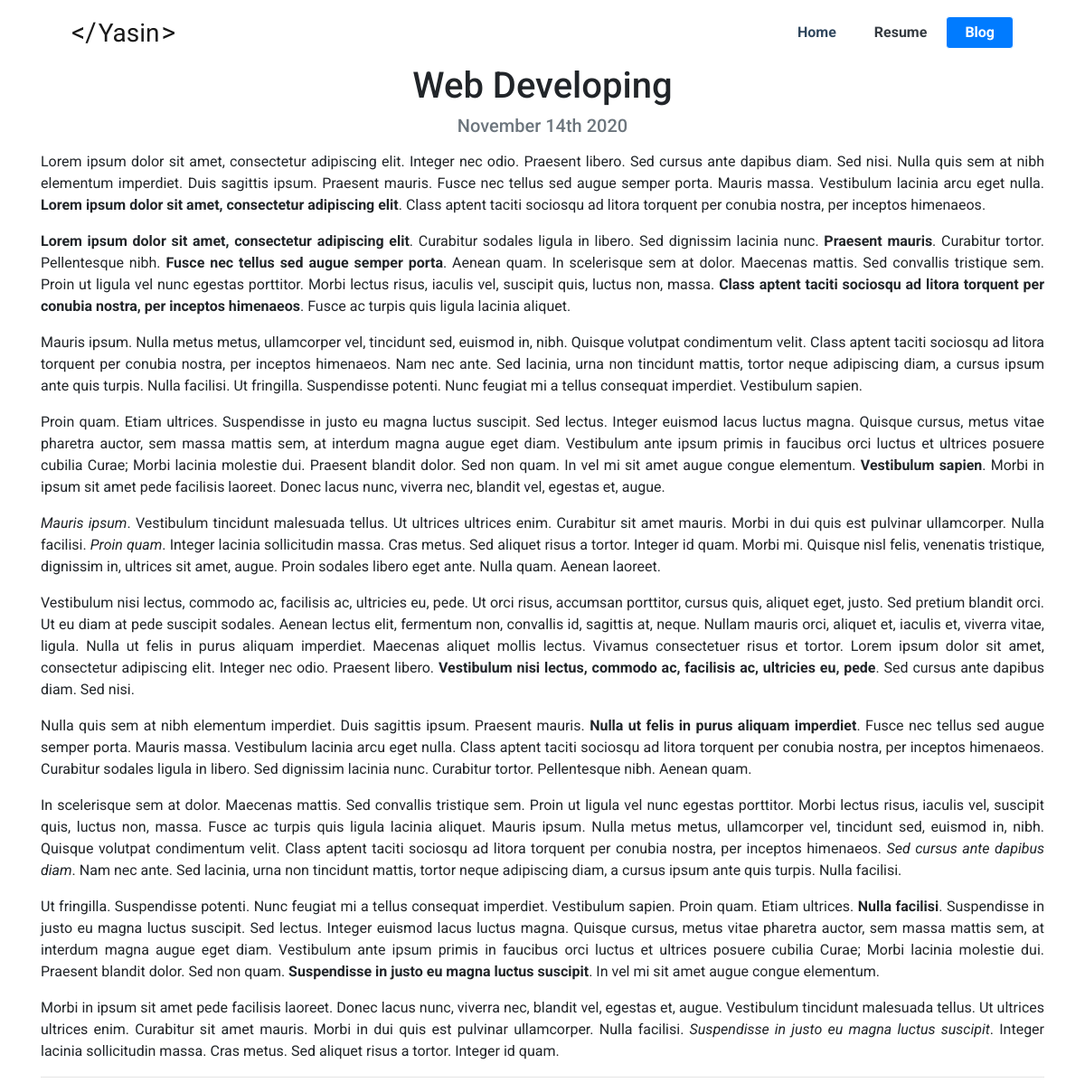
Page /blog/14/ on the committed database.
### blog/models.py (models this page shows, shortened)
class Blog(models.Model):
    title = models.CharField(max_length=100)
    date = models.DateTimeField(default=timezone.now)
    description = models.TextField()

### blog/views.py (the view)
# urls.py: path('<int:blog_id>/', detail, name='detail'),
def detail(request, blog_id):
    blog = get_object_or_404(Blog, pk=blog_id)
    context = {
        'blog': blog
    }
    return render(request, 'blog/detail.html', context)

### blog/templates/blog/detail.html (shortened to what this page needs)
{% extends 'portfolio/base.html' %}
{% block content %}
    <div class="container">
        <div class="row">
            <div class="col-12 text-justify">
                <h1 class="text-center blogtitle">{{ blog.title }}</h1>
                <h5 class="text-muted text-center">{{ blog.date|date:'F jS Y' }}</h5>
                <p class="">{{ blog.description|safe}}</p>
                <hr>
            </div>
        </div>
    </div>
{% endblock %}

### assets/css/custome.css (style rules this page uses)
body { font-family: 'Roboto', sans-serif; }

### rows in the picture
Blog: title "Web Developing", date "November 14th 2020", description "Lorem ipsum dolor sit amet, consectetur adipiscing elit. Integer nec odio. Praesent libero. Sed cursus ante dapibus diam. Sed nisi. Nulla quis sem at nibh elementum imperdiet. Duis sagittis ipsum. Praesent mauris. Fusce nec tellus sed augue semper porta. Mauris massa. Vestibulum lacinia arcu eget nulla. Lorem ipsum dolor sit amet, consectetur adipiscing elit . Class aptent taciti sociosqu ad litora torquent per conubia nostra, per inceptos himenaeos. Lorem ipsum dolor sit amet, consectetur adipiscing elit . Curabitur sodales ligula in libero. Sed dignissim lacinia nunc. Praesent mauris . Curabitur tortor. Pellentesque nibh. Fusce nec tellus sed augue semper porta . Aenean quam. In…"
